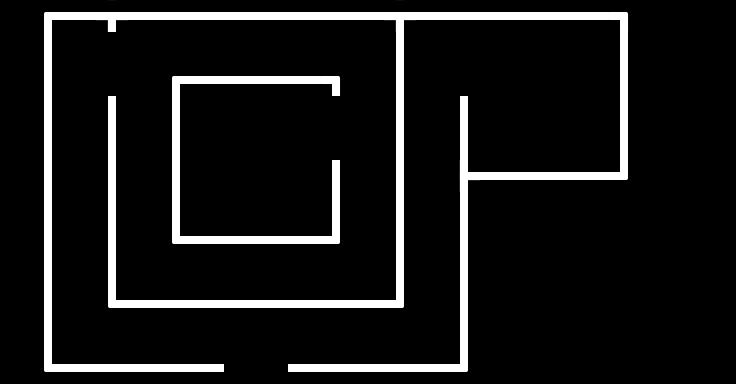

A level layout from a 2D game, rendered from its tile map. Below: a short description, then the map file with its tile-grid data intact:
An orthogonal 23x12 tile map with 32x32 px tiles, 1 tile layer (Tile Layer 1) and 20 objects.

<map version="1.0" tiledversion="1.1.6" orientation="orthogonal" renderorder="right-down" width="23" height="12" tilewidth="32" tileheight="32" infinite="0" nextobjectid="26">
 <properties>
  <property name="hue" type="int" value="52" />
 </properties>
 <tileset firstgid="1" source="tileset.tsx" />
 <layer name="Tile Layer 1" width="23" height="12">
  <data encoding="csv">
0,8,3,13,3,3,3,3,3,3,3,3,13,3,3,3,3,3,3,7,0,0,0,
0,11,0,0,0,0,0,0,0,0,0,0,11,0,0,0,0,0,0,11,0,0,0,
0,11,0,0,0,8,3,3,3,3,7,0,11,0,0,0,0,0,0,11,0,0,0,
0,11,0,11,0,11,0,0,0,0,0,0,11,0,11,0,0,0,0,11,0,0,0,
0,11,0,11,0,11,0,0,0,0,0,0,11,0,11,0,0,0,0,11,0,0,0,
0,11,0,11,0,11,0,0,0,0,11,0,11,0,15,3,3,3,3,5,0,0,0,
0,11,0,11,0,11,0,0,0,0,11,0,11,0,11,0,0,0,0,0,0,0,0,
0,11,0,11,0,6,3,3,3,3,5,0,11,0,11,0,0,0,0,0,0,0,0,
0,11,0,11,0,0,0,0,0,0,0,0,11,0,11,0,0,0,0,0,0,0,0,
0,11,0,6,3,3,3,3,3,3,3,3,5,0,11,0,0,0,0,0,0,0,0,
0,11,0,0,0,0,0,0,0,0,0,0,0,0,11,0,0,0,0,0,0,0,0,
0,6,3,3,3,3,3,0,0,3,3,3,3,3,5,0,0,0,0,0,0,0,0
</data>
 </layer>
 <objectgroup name="Finish">
  <object id="1" x="512" y="96" width="64" height="64" />
 </objectgroup>
 <objectgroup name="Player">
  <object id="3" x="224.5" y="192" width="32" height="32" />
 </objectgroup>
 <objectgroup name="Obstacles">
  <object id="5" x="331.5" y="159.5" width="9" height="84" />
  <object id="6" x="332.5" y="76" width="7" height="20" />
  <object id="7" x="107" y="96" width="8" height="211" />
  <object id="8" x="107" y="11" width="8" height="20" />
  <object id="9" x="395" y="10.5" width="8" height="295.5" />
  <object id="10" x="460.5" y="95.5" width="6" height="277" />
  <object id="11" x="44" y="12.5" width="8" height="360" />
  <object id="12" x="53" y="365" width="170" height="8" />
  <object id="13" x="286" y="363" width="173.5" height="8" />
  <object id="14" x="53.5" y="12" width="52.5" height="7.5" />
  <object id="15" x="115" y="12" width="280" height="7.5" />
  <object id="16" x="173.5" y="76" width="158" height="7.5" />
  <object id="17" x="171.5" y="83" width="7.5" height="152" />
  <object id="18" x="172.5" y="235" width="159" height="8.5" />
  <object id="19" x="403.5" y="12.5" width="222.5" height="7" />
  <object id="21" x="619" y="19.5" width="8" height="150.5" />
  <object id="22" x="468.5" y="171" width="158.5" height="8.5" />
  <object id="24" x="115.5" y="299.5" width="281" height="9" />
 </objectgroup>
</map>
